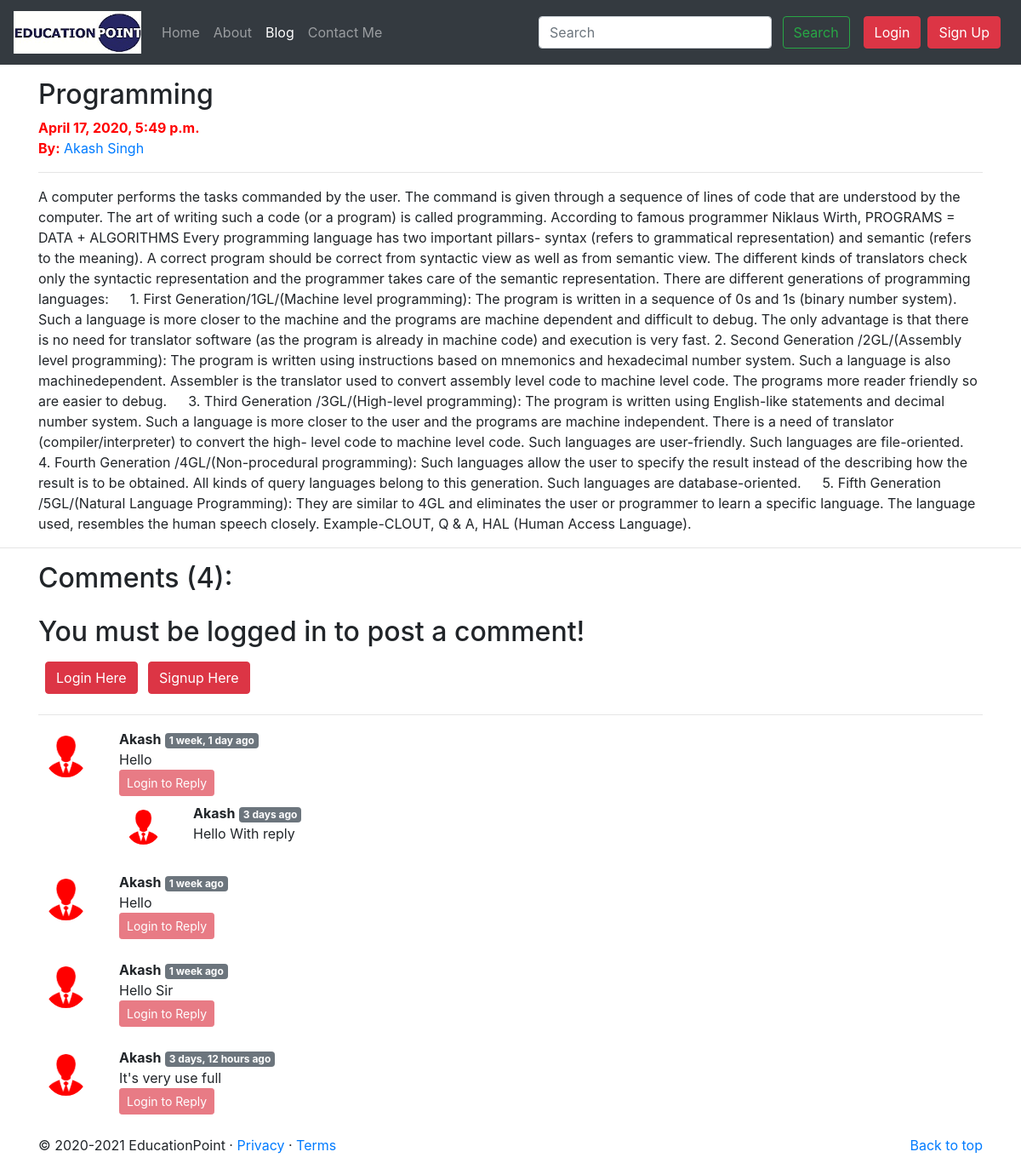
The page /blog/programs-langauge on the database as committed earlier.
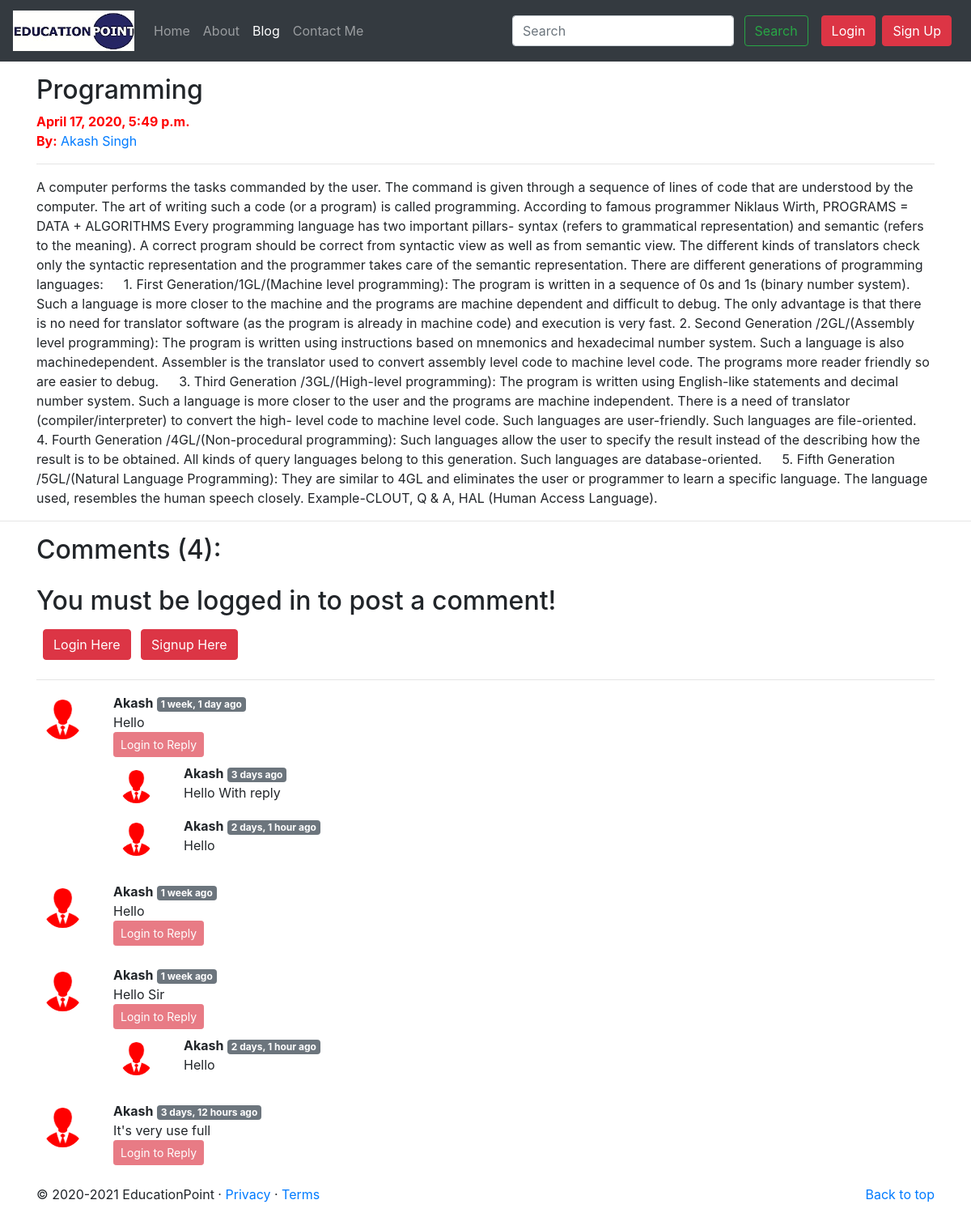
The same page on the database as committed later.
### blog/models.py (models this page shows, shortened)
class BlogComment(models.Model):
    sno = models.AutoField(primary_key= True)
    comment = models.TextField()
    user = models.ForeignKey(User, on_delete=models.CASCADE)
    post = models.ForeignKey(Post, on_delete=models.CASCADE)
    parent = models.ForeignKey('self', on_delete=models.CASCADE, null=True)
    timeStamp = models.DateTimeField(default=now)

### blog/views.py (the view)
# urls.py: path('<str:slug>', views.blogPost, name='blogPost'),
def blogPost(request, slug):
    post = Post.objects.filter(slug=slug).first()
    comments = BlogComment.objects.filter(post=post, parent=None)
    replies = BlogComment.objects.filter(post=post).exclude(parent=None)
    replyDict = {}
    for reply in replies:
        if reply.parent.sno not in replyDict.keys():
            replyDict[reply.parent.sno] = [reply]
        else:
            replyDict[reply.parent.sno].append(reply)
    context = {'post':post, 'comments':comments, 'user':request.user, 'replyDict': replyDict}
    return render(request, 'blog/blogPost.html', context)

### blog/templatetags/extras.py (called while the page is built)
@register.filter(name='get_val')
def get_val(dict, key):
    return dict.get(key)

### templates/blog/blogPost.html (shortened to what the changed rows need)
{% extends 'base.html' %}
{% block body %}
{% load humanize %}
{% load extras %}
<div class="container my-3">
        <h2 class="blog-post-title">{{post.title}}</h2>
</div>
<div class="container">
        <div class="my-2">
                <h2>Comments ({{comments.count}}):</h2>
                {% if user.is_authenticated %}
                <form action="/blog/postComment" method="post">
                        {% csrf_token %}
                        <div class="form-group">
                                <label for="exampleInputEmail1"><b>Post Comments:</b></label>
                                <input type="text" class="form-control" name="comment"
                                        placeholder="Enter your comment here">
                        </div>
                        <input type="hidden" name="postSno" value="{{post.sno}}">
                        <input type="hidden" name="parentSno" value="">
                        <button type="submit" class="btn btn-danger">Submit</button>
                </form>
                {% else %}
                <div class="my-4">
                        <h2><label for="inputAddress">You must be logged in to post a comment!</label></h2>
                </div>
                {% endif %}
        </div>
        {% for comment in comments %}
        <div class="row my-3">
                <div class="col-md-1">
                        <img class="userPic rounded-circle w-100 p-2" src="/static/common/img/user.png">
                </div>
                <div class="col-md-11">
                        <b>{{comment.user.username}}</b> <span class="badge badge-secondary">
                                {{comment.timeStamp|naturaltime}} </span>
                        <div> {{comment.comment}} </div>
                        <div class="reply mx-0">
                                {% if user.is_authenticated %}
                                <button class="btn btn-sm btn-danger" type="button" data-toggle="collapse"
                                        data-target="#replyBox{{comment.sno}}" aria-expanded="false"
                                        aria-controls="replyBox{{comment.sno}}">
                                        Reply
                                </button>
                                <div class="collapse" id="replyBox{{comment.sno}}">
                                        <div class="card card-body my-2">
                                                <form action="/blog/postComment" method="post">
                                                        {% csrf_token %}
                                                        <div class="form-group">
                                                                <label for="comment"><b>Post
                                                                                Reply:</b></label>
                                                                <input type="text" class="form-control" name="comment"
                                                                        placeholder="Enter your reply here">
                                                                <input type="hidden" name="parentSno"
                                                                        value="{{comment.sno}}">
                                                        </div>
                                                        <input type="hidden" name="postSno" value="{{post.sno}}">
                                                        <button type="submit" class="btn btn-danger">Submit</button>
                                                </form>
                                        </div>
                                </div>
                                {% else %}
                                <button class="btn btn-sm btn-danger" type="button" data-toggle="collapse"
                                        data-target="#replyBox{{comment.sno}}" aria-expanded="false"
                                        aria-controls="replyBox{{comment.sno}}" disabled>
                                        Login to Reply
                                </button>
                                {% endif %}
                                <div class="replies my-2">
                                        {% for reply in replyDict|get_val:comment.sno %}
                                        <div class="row my-2">
                                                <div class="col-md-1">
                                                        <img class="userPic rounded-circle w-100 p-2"
                                                                src="/static/common/img/user.png">
                                                </div>
                                                <div class="col-md-11">
                                                        <b>{{reply.user.username}}</b> <span
                                                                class="badge badge-secondary">
                                                                {{reply.timeStamp|naturaltime}} </span>
                                                        <div> {{reply.comment}} </div>
                                                </div>
                                                <br>
                                        </div>
                                        {% endfor %}
                                </div>
                        </div>
                </div>
        </div>
        {% endfor %}
</div>
{% endblock body %}

Rows that differ between the two databases and show on the page:
added BlogComment: user.username "Akash", timeStamp "2 days, 1 hour ago", comment "Hello"
added BlogComment: user.username "Akash", timeStamp "2 days, 1 hour ago", comment "Hello"
